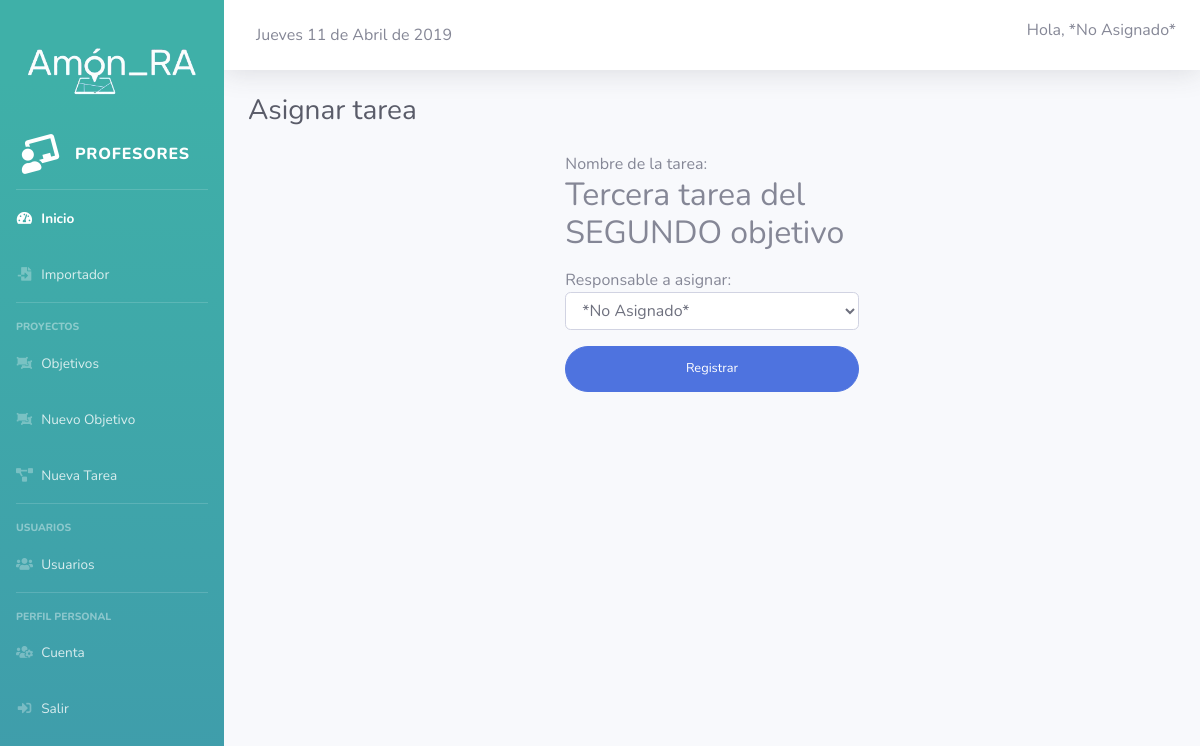
Page /index.php/profesores/asignar_tarea/623106/300405 on the committed database.
### tables this page shows
CREATE TABLE `usuarios` (
  `id_usuario` int(11) NOT NULL,
  `nombre` varchar(500) NOT NULL,
  `email` varchar(200) NOT NULL,
  `password` varchar(100) NOT NULL,
  `tipo` int(1) NOT NULL DEFAULT '1' COMMENT '1 ESTUDIANTE 2 PROFESOR'
);

CREATE TABLE `tareas` (
  `id` int(30) NOT NULL,
  `id_persona` int(11) NOT NULL,
  `nombre` varchar(500) NOT NULL,
  `descripcion` text NOT NULL,
  `tarea_padre` int(30) NOT NULL,
  `fecha_creacion` datetime NOT NULL DEFAULT CURRENT_TIMESTAMP,
  `fecha_limite` datetime NOT NULL,
  `fecha_cierre` datetime NOT NULL,
  `estado` int(1) NOT NULL
);

### application/controllers/profesores.php (called while the page is built, shortened)
<?php
class Profesores extends CI_Controller {
    public function asignar_tarea()
	{
        $this->load->view('header');
        $this->load->model('tareas_m');
        $this->load->view('profesores/menu_profesores');
		$this->load->view('profesores/asignar_tarea');
        $this->load->view('fotter');
	}
}

### index.php (called while the page is built, shortened)
<?php
require_once BASEPATH.'core/CodeIgniter.php';

### application/helpers/general_helper.php (called while the page is built, shortened)
<?php
function fecha(){
  $fecha = substr(date('d-m-Y H:i:s'), 0, 10);
  $numeroDia = date('d', strtotime($fecha));
  $dia = date('l', strtotime($fecha));
  $mes = date('F', strtotime($fecha));
  $anio = date('Y', strtotime($fecha));
  $dias_ES = array("Lunes", "Martes", "Miércoles", "Jueves", "Viernes", "Sábado", "Domingo");
  $dias_EN = array("Monday", "Tuesday", "Wednesday", "Thursday", "Friday", "Saturday", "Sunday");
  $nombredia = str_replace($dias_EN, $dias_ES, $dia);
  $meses_ES = array("Enero", "Febrero", "Marzo", "Abril", "Mayo", "Junio", "Julio", "Agosto", "Septiembre", "Octubre", "Noviembre", "Diciembre");
  $meses_EN = array("January", "February", "March", "April", "May", "June", "July", "August", "September", "October", "November", "December");
  $nombreMes = str_replace($meses_EN, $meses_ES, $mes);
  return $nombredia." ".$numeroDia." de ".$nombreMes." de ".$anio;
}
function nombre_persona(){
    $ci=& get_instance();
    $query = $ci->db->query("SELECT nombre FROM usuarios where id_usuario = '".$_SESSION['usuario']."' ");
    $row = $query->row_array();
    return $row['nombre'];
}
?>

### application/models/tareas_m.php (called while the page is built, shortened)
<?php
class tareas_m extends CI_Model {
    public function get_nombre_tarea(){
        $query = $this->db->query("SELECT nombre FROM `tareas` WHERE tareas.id = ".$this->uri->segment(3)."");
        $row = $query->row();
        return $row->nombre;
    }
    function get_estudiantes(){
        $query = $this->db->query("SELECT id_usuario, nombre FROM usuarios");
        return $query->result();
    }
}
?>

### application/views/profesores/asignar_tarea.php (the view, shortened to what this page needs)
<div class="container-fluid">
    <div class="d-sm-flex align-items-center justify-content-between mb-4">
        <h1 class="h3 mb-0 text-gray-800">Asignar tarea</h1>
    </div>
    <div class="row">
        <div class="col-lg-4 mb-4">
        </div>
        <div class="col-lg-4 mb-4">
            <?= form_open('profesores/procesar_asignar_tarea/'.$this->uri->segment(3).'/'.$this->uri->segment(4).'',"class = 'user' "); ?>
                <div class="form-group">
                    Nombre de la tarea:<br>
                    <h2><?= $this->tareas_m->get_nombre_tarea(); ?></h2>
                </div>
                <div class="form-group">
                    Responsable a asignar:
                    <select name='responsable' class="form-control select">
                        <?php
                            $datos = $this->tareas_m->get_estudiantes();
                            foreach($datos as $row)
                            {
                              echo '<option value="'.$row->id_usuario.'">'.$row->nombre.'</option>';
                            }
                        ?>
                 </select>
                </div>
                <?=form_submit("Registrar",'Registrar', "class = 'btn btn-primary btn-user btn-block' "); ?>
            <?=form_close(); ?>
        </div>
    </div>
</div>

### application/views/profesores/menu_profesores.php
<div id="wrapper">
    <ul class="navbar-nav bg-gradient-primary sidebar sidebar-dark accordion" id="accordionSidebar">
                    <br>
        <br>
        <center>
        <img src="<?php echo base_url(); ?>/dist/img/logo_transparente.png" style="width: 75%;">
        </center><br>
        <a class="sidebar-brand d-flex align-items-center justify-content-center" href="<?php echo base_url(); ?>index.php/profesores">
            <div class="sidebar-brand-icon rotate-n-15">
                <i class="fas fa-chalkboard-teacher"></i>
            </div>
            <div class="sidebar-brand-text mx-3">Profesores </div>
        </a>
        <hr class="sidebar-divider my-0">
        <li class="nav-item active">
            <a class="nav-link" href="<?php echo base_url(); ?>index.php/profesores/">
          <i class="fas fa-fw fa-tachometer-alt"></i>
          <span>Inicio</span></a>
        </li>
             <li class="nav-item ">
            <a class="nav-link" href="<?php echo base_url(); ?>index.php/profesores/importador">
          <i class="fas fa-fw fa-file-import"></i>
          <span>Importador</span></a>
        </li>
        <hr class="sidebar-divider">
        <div class="sidebar-heading">
            Proyectos
        </div>
        <li class="nav-item ">
            <a class="nav-link" href="<?php echo base_url(); ?>index.php/profesores/objetivos">
          <i class="fas fa-fw fa-object-ungroup"></i>
          <span>Objetivos</span></a>
        </li>
        <li class="nav-item ">
            <a class="nav-link" href="<?php echo base_url(); ?>index.php/profesores/nuevo_objetivo">
          <i class="fas fa-fw fa-object-ungroup"></i>
          <span>Nuevo Objetivo</span></a>
        </li>
        <li class="nav-item ">
            <a class="nav-link" href="<?php echo base_url(); ?>index.php/profesores/nueva_tarea">
          <i class="fas fa-fw fa-project-diagram"></i>
          <span>Nueva Tarea</span></a>
        </li>
        <hr class="sidebar-divider">
        <div class="sidebar-heading">
            Usuarios
        </div>
        <li class="nav-item ">
            <a class="nav-link" href="<?php echo base_url(); ?>index.php/profesores/usuarios">
          <i class="fas fa-fw fa-users"></i>
          <span>Usuarios</span></a>
        </li>
        <hr class="sidebar-divider">
        <div class="sidebar-heading">
            Perfil personal
        </div>
        <li class="nav-item ">
            <a class="nav-link" href="<?php echo base_url(); ?>index.php/profesores/cuenta">
          <i class="fas fa-fw fa-users-cog"></i>
          <span>Cuenta</span></a>
            <a class="nav-link" href="#" data-target="#logoutModal"  data-toggle="modal">
          <i class="fas fa-fw fa-sign-in-alt"></i>
          <span>Salir</span></a>
        </li>
    </ul>
    <div id="content-wrapper" class="d-flex flex-column">
        <div id="content">
            <nav class="navbar navbar-expand navbar-light bg-white topbar mb-4 static-top shadow">
                <div class="d-none d-sm-inline-block form-inline mr-auto ml-md-3 my-2 my-md-0 mw-100 navbar-search">
                    <?= fecha(); ?>
                </div>
                 <span class="mr-2 d-none d-lg-inline text-gray-600 small">
                     <h6>Hola, <?= nombre_persona() ?></h6>
                </span>
            </nav>

### rows in the picture
usuarios: nombre "*No Asignado*"
tareas: nombre "Tercera tarea del SEGUNDO objetivo"

### other values in the picture
fecha() "Jueves 11 de Abril de 2019"
form field responsable "*No Asignado*"
